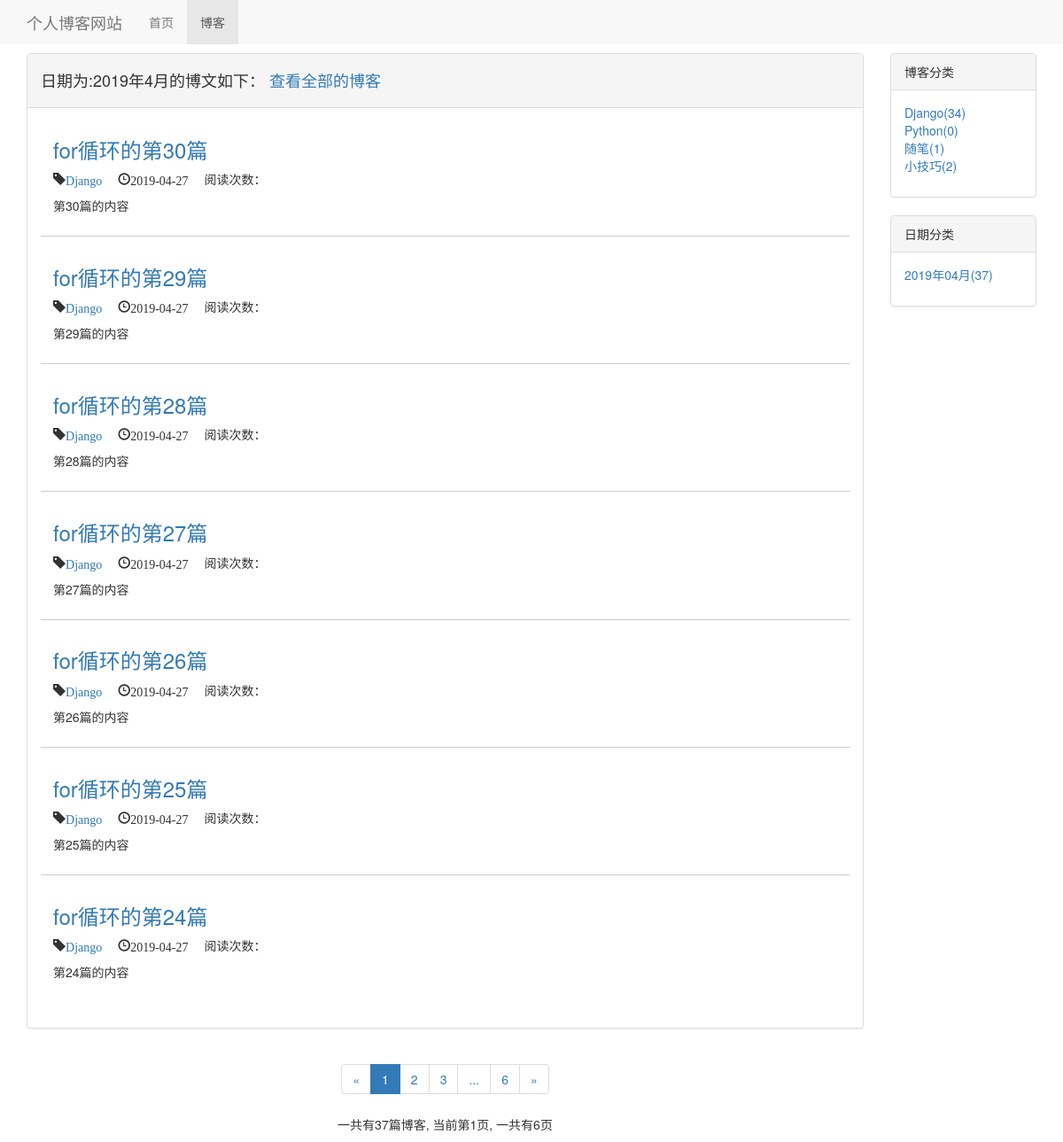
Page /blog/blog_with_date/2019/4 on the committed database.
### blog/models.py (models this page shows, shortened)
class Blog(models.Model):
    title = models.CharField(max_length=50)
    blog_type = models.ForeignKey(BlogType, on_delete=models.DO_NOTHING)
    content = RichTextUploadingField()
    author = models.ForeignKey(User, on_delete=models.DO_NOTHING)
    created_time = models.DateTimeField(auto_now_add=True)
    last_update_time = models.DateTimeField(auto_now=True)
    is_delete = models.BooleanField(default=False)
    def get_read_num(self):
        try:
            ct = ContentType.objects.get_for_model(self)
            readnum = ReadNum.objects.get(content_type=ct, object_id=self.pk)
            return readnum.read_num
        except exceptions.ObjectDoesNotExist:
            return 0
    class Meta:
        ordering = ['-created_time']  # 按照创建时间新到旧进行排序

class BlogType(models.Model):
    blog_type = models.CharField(max_length=15)
    def __str__(self):
        return self.blog_type

### blog/views.py (the view)
# urls.py: path('blog_with_date/<int:year>/<int:month>', views.blos_with_date, name='blos_with_date'),
def blos_with_date(request, year, month):
    blog_with_date_all = Blog.objects.filter(created_time__year=year, created_time__month=month)
    context = get_common_blog_data(request, blog_with_date_all)
    context['blog_with_date'] = '%s年%s月' % (year, month)
    return render(request, 'blog/blog_with_date.html', context)

### blog/templates/blog/blog_with_date.html (shortened to what this page needs)
{% extends 'blog/blog_list.html' %}
{% block blog_list_type %}
    <div>
        <h4>日期为:{{ blog_with_date }}的博文如下： <a href="{% url 'blog_list' %}">查看全部的博客</a></h4>
    </div>
{% endblock %}

### blog/templates/blog/blog_list.html (shortened to what this page needs)
{% extends 'base.html' %}
{% load staticfiles %}
{% block header_extends %}
    <link rel="stylesheet" href="{% static 'blog.css' %}">
{% endblock %}
{% block nav_blog_active %}
    active
{% endblock %}
{% block content %}
    <div class="container">
        <div class="row">
            <div class="col-xs-12 col-sm-8 col-md-9 col-lg-10">
                <div class="panel panel-default">
                    <div class="panel-heading">
                        {% block blog_list_type %}{% endblock %}
                    </div>
                    <div class="panel-body">
                        <ul style="list-style-type: none">
                            {% for blog in page_of_blogs %}
                                <div class="blog">
                                    <h3><a href="{% url 'blog_detail' blog.pk %}">{{ blog.title }}</a></h3>
                                    <p class="blog-info">
                                        <span class="glyphicon glyphicon-tag"><a href="{% url 'blog_with_type' blog.blog_type.pk %}">{{ blog.blog_type }}</a></span>
                                        <span class="glyphicon glyphicon-time">{{ blog.created_time | date:'Y-m-d' }}</span>
                                        <span>阅读次数：{{ blog.get_read_num }}</span>
                                    </p>
                                    <p>{{ blog.content | striptags | truncatechars:120 }}</p>
                                </div>
                            {% empty %}
                                <div class="blog">
                                    <h3>--暂无博客敬请期待--</h3>
                                </div>
                            {% endfor %}
                        </ul>
                    </div>
                </div>
                <div class="paginator">
                    <ul class="pagination">
                        <li>
                            {% if page_of_blogs.has_previous %}
                                <a href="?page={{ page_of_blogs.previous_page_number }}" aria-label="Previous">
                                    <span aria-hidden="true">&laquo;</span>
                                </a>
                            {% else %}
                                <span aria-hidden="true">&laquo;</span>
                            {% endif %}
                        </li>
                            {% for page_num in page_list %}
                                {% if page_num == page_of_blogs.number%}
                                    <li class="active"><span>{{ page_num }}</span></li>
                                {% elif page_num == '...'%}
                                    <li><span>{{ page_num }}</span></li>
                                {% else %}
                                    <li><a href="?page={{ page_num }}">{{ page_num }}</a></li>
                                {% endif %}
                            {% endfor %}
                        <li>
                            {% if page_of_blogs.has_next %}
                                <a href="?page={{ page_of_blogs.next_page_number }}" aria-label="Next">
                                    <span aria-hidden="true">&raquo;</span>
                                </a>
                            {% else %}
                                <span aria-hidden="true">&raquo;</span>
                            {% endif %}
                        </li>
                    </ul>
                    <p>
                        一共有{{ blog_count }}篇博客, 当前第{{ page_of_blogs.number }}页, 一共有{{ total_page }}页
                    </p>
                </div>
            </div>
            <div class="hidden-xs col-sm-4 col-md-3 col-lg-2">
                <div class="panel panel-default">
                    <div class="panel-heading">
                        博客分类
                    </div>
                    <div class="panel-body">
                        <ul class="blog-types">
                            {% for blog_type in blog_type %}
                                <li>
                                    <a href="{% url 'blog_with_type' blog_type.pk %}">
                                        {{ blog_type.blog_type }}({{ blog_type.blog_count }})
                                    </a></li>
                            {% empty %}
                                <li>暂无分类</li>
                            {% endfor %}
                        </ul>
                    </div>
                </div>
                <div class="panel panel-default">
                    <div class="panel-heading">
                        日期分类
                    </div>
                    <div class="panel-body">
                        <ul class="blog-date">
                            {% for blog_date, blog_date_count in blog_date.items %}
                                <a href="{% url 'blos_with_date' blog_date.year blog_date.month %}">
                                    {{ blog_date | date:'Y年m月' }}({{ blog_date_count }})
                                </a>
                            {% empty %}
                                <li>暂无分类</li>
                            {% endfor %}
                        </ul>
                    </div>
                </div>
            </div>
        </div>
    </div>
{% endblock %}

### static/base.css (style rules this page uses)
* { margin: 0; padding: 0; }
body { margin-top: 60px; }
ul { list-style-type: none; }

### blog/static/blog.css (style rules this page uses)
ul.blog-types { list-style-type: none; }
div.blog { margin-bottom: 1em; padding: 1em; }
div.blog:not(:last-child) { border-bottom: 1px solid #cccccc; }
div.blog h3 { margin-top: 0.2em; }
div.paginator { text-align: center; }
p.blog-info span { margin-right: 1em; }

### rows in the picture
Blog: title "for循环的第30篇", blog_type "Django", created_time "2019-04-27", content "第30篇的内容"
Blog: title "for循环的第29篇", blog_type "Django", created_time "2019-04-27", content "第29篇的内容"
Blog: title "for循环的第28篇", blog_type "Django", created_time "2019-04-27", content "第28篇的内容"
Blog: title "for循环的第27篇", blog_type "Django", created_time "2019-04-27", content "第27篇的内容"
Blog: title "for循环的第26篇", blog_type "Django", created_time "2019-04-27", content "第26篇的内容"
Blog: title "for循环的第25篇", blog_type "Django", created_time "2019-04-27", content "第25篇的内容"
Blog: title "for循环的第24篇", blog_type "Django", created_time "2019-04-27", content "第24篇的内容"
BlogType: blog_type "Django", blog_count "34"
BlogType: blog_type "Python", blog_count "0"
BlogType: blog_type "随笔", blog_count "1"
BlogType: blog_type "小技巧", blog_count "2"

### other values in the picture
{{ blog_with_date }} "2019年4月"
{{ page_num }} "1"
{{ page_num }} "2" "3" "6"
{{ page_num }} "..."
{{ blog_count }} "37"
{{ page_of_blogs.number }} "1"
{{ total_page }} "6"
{{ blog_date | date:'Y年m月' }} "2019年04月"
{{ blog_date_count }} "37"
